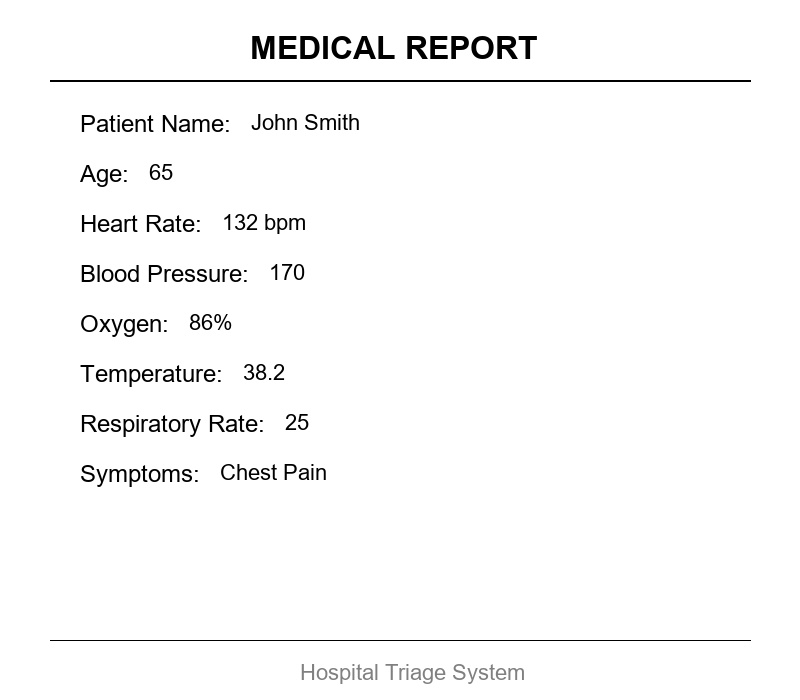
#> input picture test_sample_report.jpg, 800 x 700 px
$ python medical_report_ocr.py ../test_sample_report.jpg
#> lines starting #> are read from the running program, lines starting #| are printed output that depends on the picture; after the words box and inside, x2 and y2 are one past the last pixel; in counts of white or black regions, pixels touching at a corner belong together
"""
Medical Report OCR Module for AI Triage System

This module extracts patient information from medical report images using OCR.
It preprocesses images, extracts text using Tesseract, and parses the data
into structured JSON format for integration with the triage system.

Dependencies:
    - pytesseract
    - opencv-python
    - Pillow
    - numpy

Author: AI Triage System
Version: 1.0.0
"""

import cv2
import pytesseract
import numpy as np
from PIL import Image
import re
import json
from typing import Dict, Optional, Tuple, Any
import logging

# Configure logging
logging.basicConfig(level=logging.INFO)
logger = logging.getLogger(__name__)


class MedicalReportOCR:
    """
    OCR processor for extracting patient data from medical report images.

    This class handles the complete OCR pipeline:
    1. Image loading and validation
    2. Image preprocessing (grayscale, thresholding, noise reduction)
    3. Text extraction using Tesseract OCR
    4. Data parsing using regex patterns
    5. Structured JSON output

    Example:
        >>> ocr = MedicalReportOCR()
        >>> result = ocr.process_image("patient_report.jpg")
        >>> print(result)
        {
            "name": "John Smith",
            "age": 65,
            "heart_rate": 132,
            "systolic_bp": 170,
            "oxygen": 86,
            "temperature": 38.2,
            "respiratory_rate": 25,
            "symptom": "Chest Pain"
        }
    """

    def __init__(self, tesseract_cmd: Optional[str] = None):
        """
        Initialize the OCR processor.

        Args:
            tesseract_cmd: Path to Tesseract executable (optional).
                          If not provided, uses system default.
        """
        if tesseract_cmd:
            pytesseract.pytesseract.tesseract_cmd = tesseract_cmd

        # Compile regex patterns for better performance
        self.patterns = self._compile_patterns()

        logger.info("MedicalReportOCR initialized successfully")

    def _compile_patterns(self) -> Dict[str, re.Pattern]:
        """
        Compile regex patterns for extracting patient data fields.

        Returns:
            Dictionary of compiled regex patterns for each field.
        """
        patterns = {
            # Patient name - captures text after "Patient Name:" or "Name:"
            'name': re.compile(
                r'(?:Patient\s*Name|Name)[:\s]+([A-Za-z\s\.\-]+?)(?=\n|$|Age:)',
                re.IGNORECASE
            ),

            # Age - captures numeric value
            'age': re.compile(
                r'Age[:\s]+(\d+)',
                re.IGNORECASE
            ),

            # Heart rate - captures numeric value (with optional bpm suffix)
            'heart_rate': re.compile(
                r'Heart\s*Rate[:\s]+(\d+)\s*(?:bpm)?',
                re.IGNORECASE
            ),

            # Blood pressure - captures systolic value (first number)
            'systolic_bp': re.compile(
                r'Blood\s*Pressure[:\s]+(\d+)(?:\s*/\s*\d+)?',
                re.IGNORECASE
            ),

            # Oxygen level - captures numeric value (with optional % suffix)
            'oxygen': re.compile(
                r'Oxygen[:\s]+(\d+)(?:\s*%)?',
                re.IGNORECASE
            ),

            # Temperature - captures numeric value (supports decimal)
            'temperature': re.compile(
                r'Temperature[:\s]+(\d+\.?\d*)',
                re.IGNORECASE
            ),

            # Respiratory rate - captures numeric value
            'respiratory_rate': re.compile(
                r'Respiratory\s*Rate[:\s]+(\d+)',
                re.IGNORECASE
            ),

            # Symptoms - captures text after symptoms label
            'symptom': re.compile(
                r'Symptoms?[:\s]+([A-Za-z\s\,\-]+?)(?=\n|$)',
                re.IGNORECASE
            )
        }

        return patterns

    def load_image(self, image_path: str) -> np.ndarray:
        """
        Load an image from file path.

        Args:
            image_path: Path to the image file (jpg, png, etc.)

        Returns:
            Loaded image as numpy array (BGR format)

        Raises:
            FileNotFoundError: If image file doesn't exist
            ValueError: If image cannot be loaded
        """
#> called with image_path = '../test_sample_report.jpg'
        logger.info(f"Loading image: {image_path}")

        # Check if file exists
        import os
        if not os.path.exists(image_path):
            raise FileNotFoundError(f"Image file not found: {image_path}")

        # Load image using OpenCV
        image = cv2.imread(image_path)
#> image is the input picture: shape (700, 800, 3); min 0, max 255, mean 248.9

        if image is None:
            raise ValueError(f"Could not load image: {image_path}. "
                           "Ensure it's a valid image file.")

        logger.info(f"Image loaded successfully. Shape: {image.shape}")
        return image

    def preprocess_image(self, image: np.ndarray) -> np.ndarray:
        """
        Preprocess image to improve OCR accuracy.

        Processing steps:
        1. Convert to grayscale
        2. Apply Gaussian blur to reduce noise
        3. Apply adaptive thresholding for binarization
        4. Optional: Denoise using morphological operations

        Args:
            image: Input image as numpy array (BGR format)

        Returns:
            Preprocessed binary image ready for OCR
        """
        logger.info("Preprocessing image for OCR...")

        # Step 1: Convert to grayscale
        # Grayscale reduces complexity and improves OCR accuracy
        gray = cv2.cvtColor(image, cv2.COLOR_BGR2GRAY)
        logger.debug("Converted to grayscale")

        # Step 2: Apply Gaussian blur to reduce noise
        # This helps remove small artifacts that might confuse OCR
        blurred = cv2.GaussianBlur(gray, (5, 5), 0)
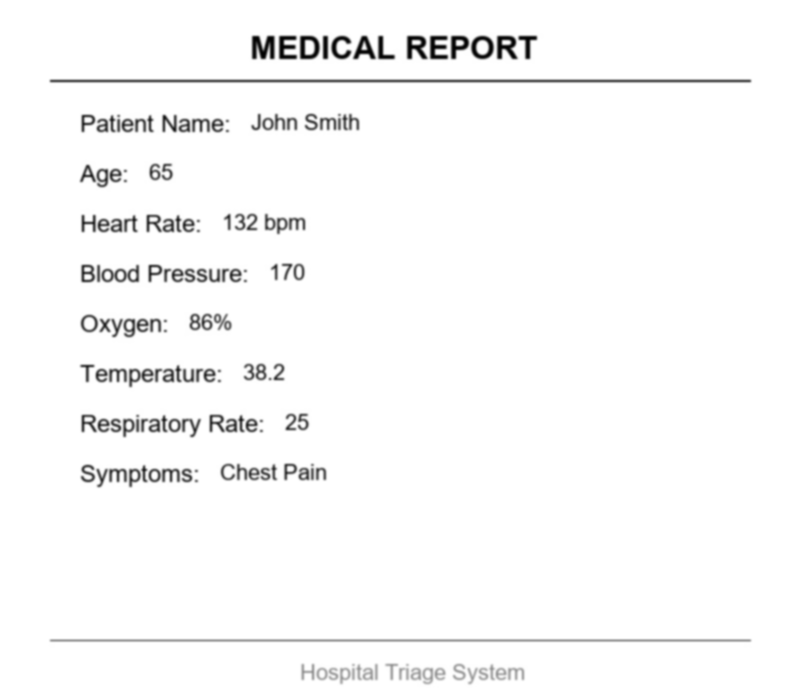
#> blurred: shape (700, 800); min 0, max 255, mean 248.9
        logger.debug("Applied Gaussian blur")

        # Step 3: Apply adaptive thresholding
        # This creates a binary image where text is clearly separated from background
        # Adaptive thresholding handles varying lighting conditions better than global thresholding
        thresh = cv2.adaptiveThreshold(
            blurred,
            maxValue=255,
            adaptiveMethod=cv2.ADAPTIVE_THRESH_GAUSSIAN_C,
            thresholdType=cv2.THRESH_BINARY,
            blockSize=11,  # Size of neighborhood for threshold calculation
            C=2            # Constant subtracted from mean
        )
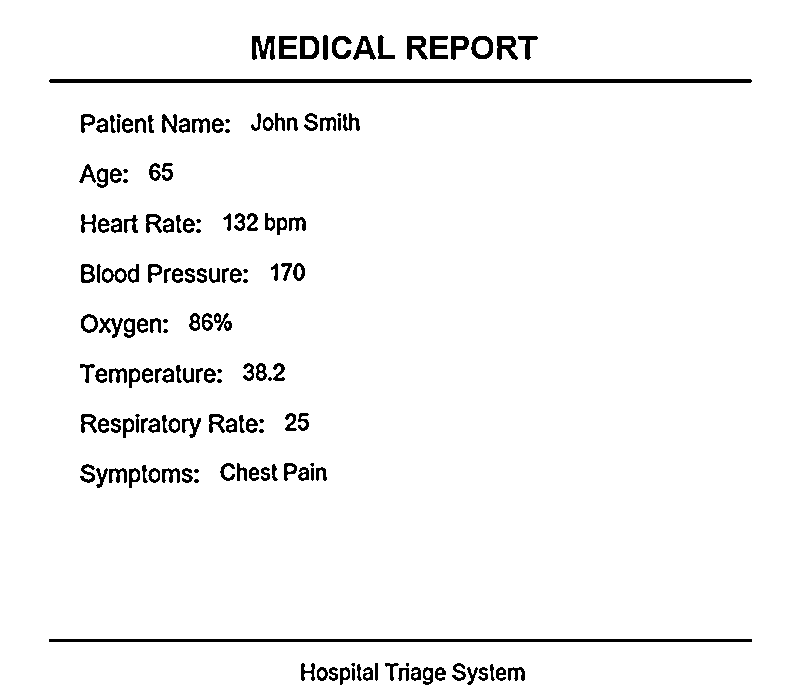
#> thresh: shape (700, 800); 96.2% white; 165 black regions (22 under 20 px), largest, box (x1, y1, x2, y2) and area: (49, 79, 752, 83) 2808, (49, 639, 752, 642) 2109, (252, 36, 275, 60) 346
        logger.debug("Applied adaptive thresholding")

        # Step 4: Optional denoising using morphological operations
        # This removes small noise pixels while preserving text structure
        kernel = np.ones((1, 1), np.uint8)
        processed = cv2.morphologyEx(thresh, cv2.MORPH_CLOSE, kernel)
        logger.debug("Applied morphological operations")

        logger.info("Image preprocessing complete")
        return processed

    def extract_text(self, image: np.ndarray) -> str:
        """
        Extract text from preprocessed image using Tesseract OCR.

        Args:
            image: Preprocessed image (grayscale or binary)

        Returns:
            Extracted text as string

        Raises:
            RuntimeError: If OCR extraction fails
        """
        logger.info("Extracting text using Tesseract OCR...")

        try:
            # Configure Tesseract OCR settings
            # --oem 3: Use LSTM neural net engine
            # --psm 6: Assume a single uniform block of text
            custom_config = r'--oem 3 --psm 6'

            # Extract text
            text = pytesseract.image_to_string(image, config=custom_config)

            # Clean up extracted text
            text = self._clean_extracted_text(text)

            logger.info(f"Text extraction complete. Length: {len(text)} characters")
            logger.debug(f"Extracted text:\n{text}")

            return text

        except Exception as e:
            raise RuntimeError(f"OCR text extraction failed: {str(e)}")

    # [124 lines left out: functions _clean_extracted_text, parse_patient_data, _map_symptom_to_code, not called in this run]

    def process_image(self, image_path: str, return_raw_text: bool = False) -> Dict[str, Any]:
        """
        Complete OCR pipeline: load, preprocess, extract, and parse.

        This is the main entry point for processing medical report images.

        Args:
            image_path: Path to the medical report image
            return_raw_text: If True, include raw extracted text in output

        Returns:
            Dictionary containing parsed patient data

        Example:
            >>> ocr = MedicalReportOCR()
            >>> result = ocr.process_image("report.jpg")
            >>> print(json.dumps(result, indent=2))
            {
              "name": "John Smith",
              "age": 65,
              "heart_rate": 132,
              "systolic_bp": 170,
              "oxygen": 86,
              "temperature": 38.2,
              "respiratory_rate": 25,
              "symptom": "Chest Pain",
              "symptom_code": 1
            }
        """
        logger.info(f"Processing image: {image_path}")

        try:
            # Step 1: Load image
            image = self.load_image(image_path)

            # Step 2: Preprocess image
            processed_image = self.preprocess_image(image)

            # Step 3: Extract text
            raw_text = self.extract_text(processed_image)

            # Step 4: Parse patient data
            patient_data = self.parse_patient_data(raw_text)

            # Add metadata
            patient_data['ocr_success'] = True
            patient_data['extracted_fields_count'] = sum(
                1 for v in patient_data.values()
                if v is not None and not isinstance(v, bool)
            )

            if return_raw_text:
                patient_data['raw_text'] = raw_text

            logger.info(f"Image processing complete. "
                       f"Extracted {patient_data['extracted_fields_count']} fields")

            return patient_data

        except Exception as e:
            logger.error(f"Image processing failed: {str(e)}")
            return {
                'ocr_success': False,
                'error': str(e)
            }

    # [48 lines left out: functions to_triage_format, process_medical_report, not called in this run]


def main():
    """
    Example usage of the Medical Report OCR module.

    This demonstrates how to use the OCR module to extract patient data
    from a medical report image and convert it to triage system format.
    """
    import argparse

    # Set up argument parser
    parser = argparse.ArgumentParser(
        description='Extract patient data from medical report images using OCR'
    )
    parser.add_argument(
        'image_path',
        help='Path to the medical report image (jpg, png)'
    )
    parser.add_argument(
        '--tesseract',
        help='Path to Tesseract executable (if not in PATH)',
        default=None
    )
    parser.add_argument(
        '--raw-text',
        action='store_true',
        help='Include raw extracted text in output'
    )
    parser.add_argument(
        '--triage-format',
        action='store_true',
        help='Output in triage system format'
    )

    args = parser.parse_args()

    # Process the image
    print("=" * 60)
    print("Medical Report OCR - Patient Data Extraction")
    print("=" * 60)
    print()

    try:
        # Initialize OCR processor
        ocr = MedicalReportOCR(tesseract_cmd=args.tesseract)

        # Process image
        result = ocr.process_image(
            args.image_path,
            return_raw_text=args.raw_text
        )

        if result.get('ocr_success'):
            print("✅ OCR Processing Successful!")
            print()

            # Convert to triage format if requested
            if args.triage_format:
                result = ocr.to_triage_format(result)
                print("Triage System Format:")
            else:
                print("Extracted Patient Data:")

            print("-" * 40)
            print(json.dumps(result, indent=2))
            print("-" * 40)

            # Show extraction summary
            if 'extracted_fields_count' in result:
                print(f"\nFields extracted: {result['extracted_fields_count']}/8")

        else:
            print("❌ OCR Processing Failed")
            print(f"Error: {result.get('error', 'Unknown error')}")

    except Exception as e:
        print(f"❌ Error: {str(e)}")
        return 1

    return 0


if __name__ == "__main__":
    exit(main())
#> (the call stopped at in extract_text, `text = pytesseract.image_to_string(image, config=custom_config)`: pytesseract is not available in this run)
